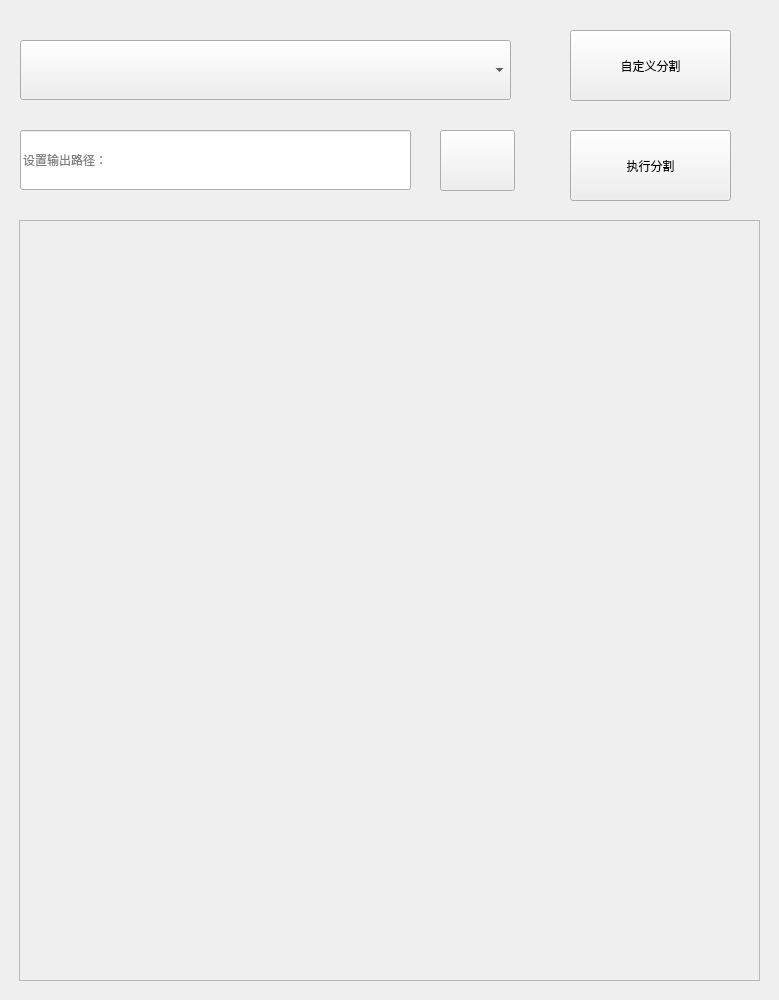
<?xml version="1.0" encoding="UTF-8"?>
<ui version="4.0">
 <class>PlaneOfDivisionClass</class>
 <widget class="QMainWindow" name="PlaneOfDivisionClass">
  <property name="geometry">
   <rect>
    <x>0</x>
    <y>0</y>
    <width>779</width>
    <height>1000</height>
   </rect>
  </property>
  <property name="minimumSize">
   <size>
    <width>779</width>
    <height>1000</height>
   </size>
  </property>
  <property name="maximumSize">
   <size>
    <width>779</width>
    <height>1000</height>
   </size>
  </property>
  <property name="windowTitle">
   <string>PlaneOfDivision</string>
  </property>
  <widget class="QWidget" name="centralWidget">
   <widget class="QScrollArea" name="showSurfaceArea">
    <property name="geometry">
     <rect>
      <x>19</x>
      <y>220</y>
      <width>741</width>
      <height>761</height>
     </rect>
    </property>
    <property name="widgetResizable">
     <bool>true</bool>
    </property>
    <widget class="QWidget" name="scrollAreaWidgetContents">
     <property name="geometry">
      <rect>
       <x>0</x>
       <y>0</y>
       <width>739</width>
       <height>759</height>
      </rect>
     </property>
    </widget>
   </widget>
   <widget class="QComboBox" name="comboBox">
    <property name="geometry">
     <rect>
      <x>20</x>
      <y>40</y>
      <width>491</width>
      <height>60</height>
     </rect>
    </property>
   </widget>
   <widget class="QLineEdit" name="lineEdit">
    <property name="geometry">
     <rect>
      <x>20</x>
      <y>130</y>
      <width>391</width>
      <height>60</height>
     </rect>
    </property>
    <property name="readOnly">
     <bool>true</bool>
    </property>
    <property name="placeholderText">
     <string>设置输出路径：</string>
    </property>
   </widget>
   <widget class="QPushButton" name="inputVectorData">
    <property name="geometry">
     <rect>
      <x>440</x>
      <y>130</y>
      <width>75</width>
      <height>61</height>
     </rect>
    </property>
    <property name="text">
     <string/>
    </property>
    <property name="icon">
     <iconset resource="MainInterface.qrc">
      <normaloff>:/MainInterface/res/openFile.png</normaloff>:/MainInterface/res/openFile.png</iconset>
    </property>
   </widget>
   <widget class="QPushButton" name="createDivision">
    <property name="geometry">
     <rect>
      <x>570</x>
      <y>30</y>
      <width>161</width>
      <height>71</height>
     </rect>
    </property>
    <property name="text">
     <string>自定义分割</string>
    </property>
   </widget>
   <widget class="QPushButton" name="actionDivision">
    <property name="geometry">
     <rect>
      <x>570</x>
      <y>130</y>
      <width>161</width>
      <height>71</height>
     </rect>
    </property>
    <property name="text">
     <string>执行分割</string>
    </property>
   </widget>
  </widget>
 </widget>
 <layoutdefault spacing="6" margin="11"/>
 <resources>
  <include location="MainInterface.qrc"/>
 </resources>
 <connections/>
</ui>
